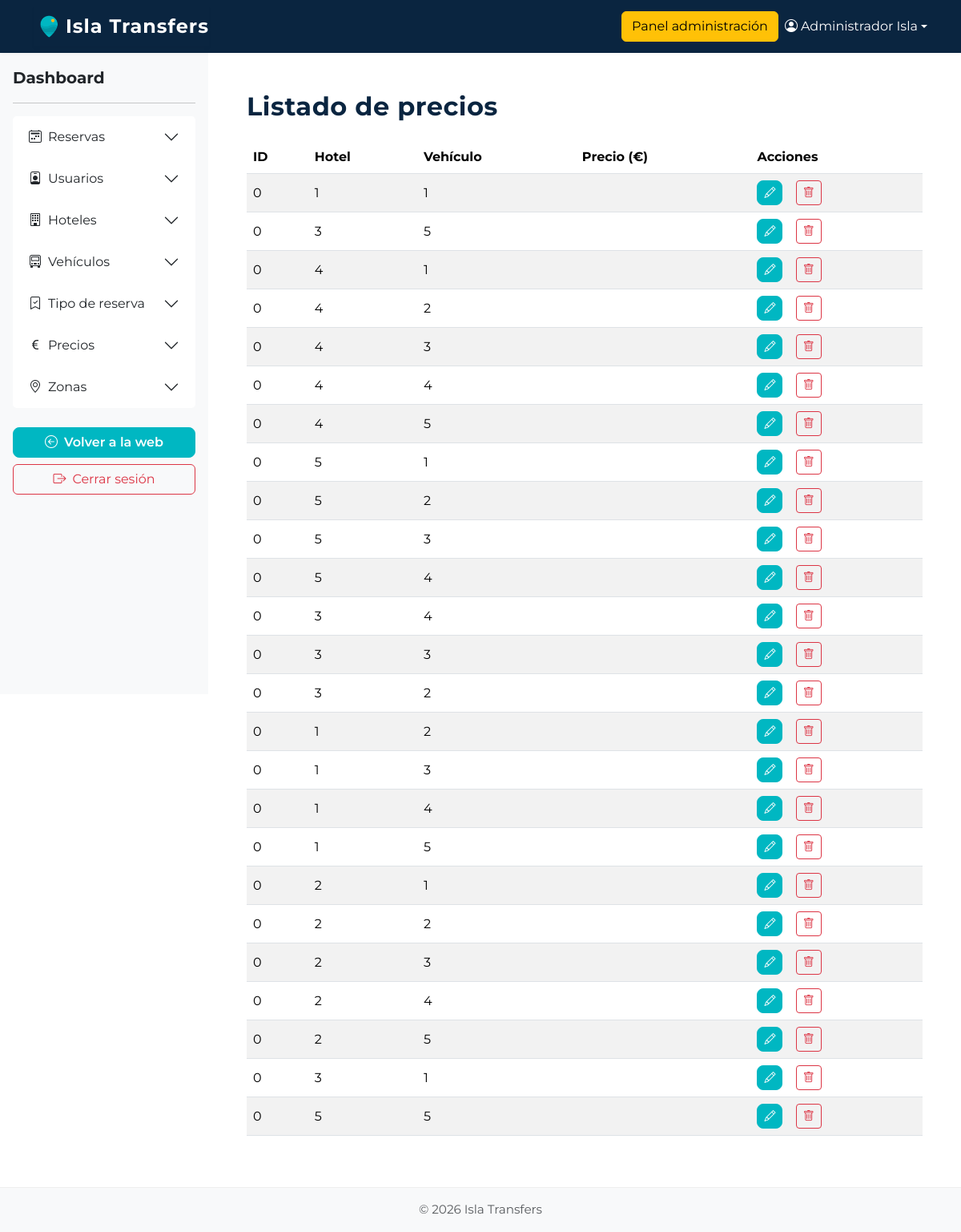
Page /userAdmin/listadoPrecios (signed in) on the earlier database version.
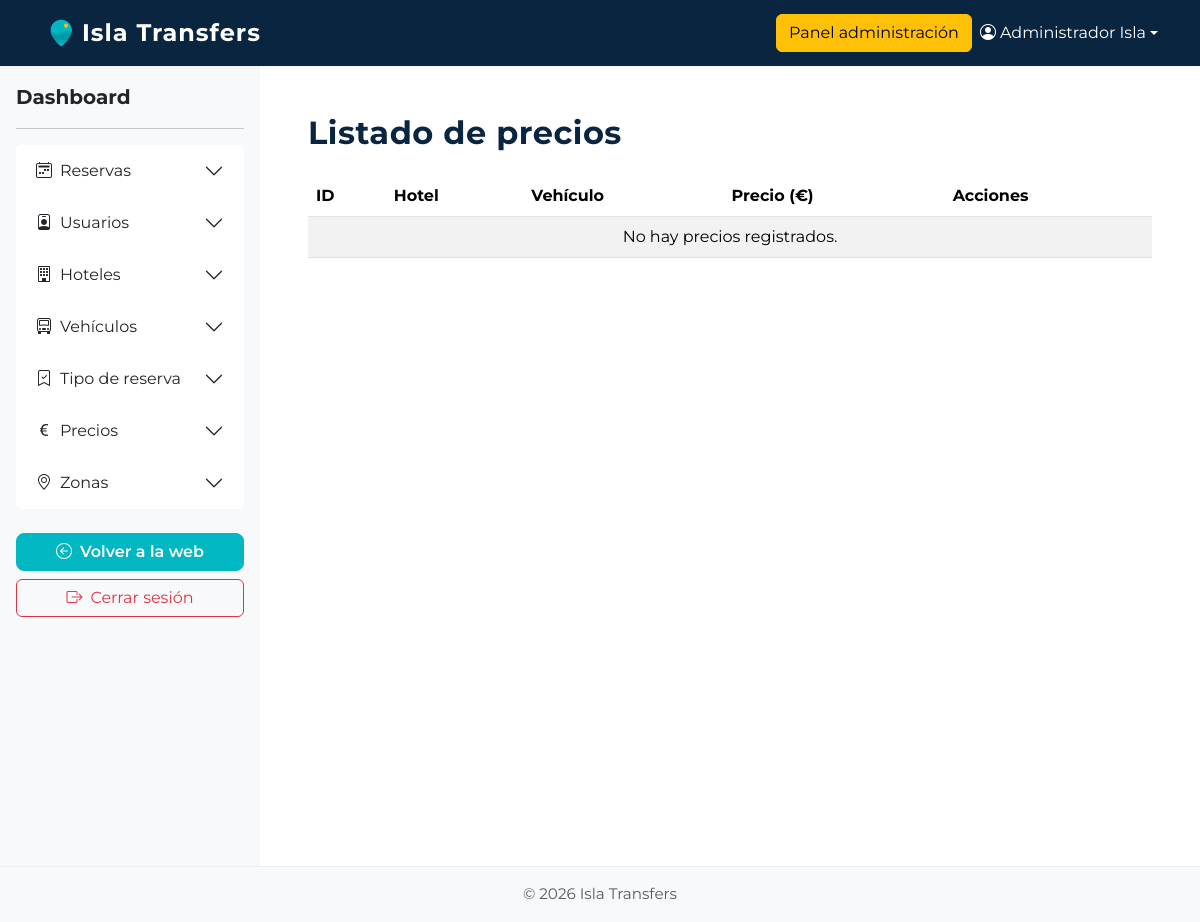
Same page on the later database version.
### tables this page shows
CREATE TABLE `transfer_precios` (
  `id_precios` int(11) NOT NULL,
  `id_vehiculo` int(11) NOT NULL,
  `id_hotel` int(11) NOT NULL,
  `precio` int(11) NOT NULL
);

### core/Controller.php (called while the page is built, shortened)
<?php
class Controller
{
    public function view($view, $data = [])
    {
        extract($data);
        require __DIR__ . "/../app/views/$view.php";
    }
}

### app/controllers/UserAdminController.php (called while the page is built, shortened)
<?php
class UserAdminController extends Controller
{
    public function listadoPrecios()
    {
        $precioModel = $this->model('Precio');
        $precios = $precioModel->getAll();
        $this->view('userAdmin/listadoPrecios', ['precios' => $precios]);
    }
}

### html/index.php (called while the page is built, shortened)
<?php
$router = new Router();
$router->route();

### app/models/Precio.php (called while the page is built, shortened)
<?php
class Precio extends Model
{
    public function getAll()
    {
        $db = $this->db();
        $stmt = $db->query("SELECT * FROM transfer_precios ORDER BY id_precios ASC");
        return $stmt->fetchAll(PDO::FETCH_ASSOC);
    }
}

### app/views/userAdmin/listadoPrecios.php (the view, shortened to what this page needs)
<?php require __DIR__ . '/../components/header.php'; ?>
<?php require __DIR__ . '/../components/navbar.php'; ?>
<div class="d-flex" style="min-height: 100vh;">
    <?php require __DIR__ . '/../components/sidebar.php'; ?>
    <main class="flex-grow-1 p-5">
        <h2 class="mb-4">Listado de precios</h2>
        <table class="table table-striped table-hover align-middle">
            <thead>
                <tr>
                    <th>ID</th>
                    <th>Hotel</th>
                    <th>Vehículo</th>
                    <th>Precio (€)</th>
                    <th>Acciones</th>
                </tr>
            </thead>
            <tbody>
                <?php if (empty($precios)): ?>
                    <tr>
                        <td colspan="5" class="text-center">No hay precios registrados.</td>
                    </tr>
                <?php else: ?>
                    <?php foreach ($precios as $precio): ?>
                        <tr>
                            <td><?= htmlspecialchars($precio['id_precios']) ?></td>
                            <td><?= htmlspecialchars($precio['hotel_nombre'] ?? $precio['id_hotel']) ?></td>
                            <td><?= htmlspecialchars($precio['vehiculo_descripcion'] ?? $precio['id_vehiculo']) ?></td>
                            <td><?= htmlspecialchars($precio['Precio']) ?></td>
                            <td>
                                <a href="/userAdmin/editarPrecio/<?= $precio['id_precios'] ?>" class="btn btn-primary btn-sm me-1" title="Editar">
                                    <i class="bi bi-pencil"></i>
                                </a>
                                <a href="/userAdmin/eliminarPrecio/<?= $precio['id_precios'] ?>"
                                    class="btn btn-outline-danger btn-sm ms-2"
                                    onclick="return confirm('¿Seguro que deseas eliminar este precio?');"
                                    title="Eliminar">
                                    <i class="bi bi-trash"></i>
                                </a>
                            </td>
                        </tr>
                    <?php endforeach; ?>
                <?php endif; ?>
            </tbody>
        </table>
    </main>
</div>
<?php require __DIR__ . '/../components/footer.php'; ?>

Differences in the rows shown:
removed transfer_precios: id_precios "0", id_hotel "1", id_vehiculo "1"
removed transfer_precios: id_precios "0", id_hotel "3", id_vehiculo "5"
removed transfer_precios: id_precios "0", id_hotel "4", id_vehiculo "1"
removed transfer_precios: id_precios "0", id_hotel "4", id_vehiculo "2"
removed transfer_precios: id_precios "0", id_hotel "4", id_vehiculo "3"
removed transfer_precios: id_precios "0", id_hotel "4", id_vehiculo "4"
removed transfer_precios: id_precios "0", id_hotel "4", id_vehiculo "5"
removed transfer_precios: id_precios "0", id_hotel "5", id_vehiculo "1"
removed transfer_precios: id_precios "0", id_hotel "5", id_vehiculo "2"
removed transfer_precios: id_precios "0", id_hotel "5", id_vehiculo "3"
removed transfer_precios: id_precios "0", id_hotel "5", id_vehiculo "4"
removed transfer_precios: id_precios "0", id_hotel "3", id_vehiculo "4"
removed transfer_precios: id_precios "0", id_hotel "3", id_vehiculo "3"
removed transfer_precios: id_precios "0", id_hotel "3", id_vehiculo "2"
removed transfer_precios: id_precios "0", id_hotel "1", id_vehiculo "2"
removed transfer_precios: id_precios "0", id_hotel "1", id_vehiculo "3"
removed transfer_precios: id_precios "0", id_hotel "1", id_vehiculo "4"
removed transfer_precios: id_precios "0", id_hotel "1", id_vehiculo "5"
removed transfer_precios: id_precios "0", id_hotel "2", id_vehiculo "1"
removed transfer_precios: id_precios "0", id_hotel "2", id_vehiculo "2"
removed transfer_precios: id_precios "0", id_hotel "2", id_vehiculo "3"
removed transfer_precios: id_precios "0", id_hotel "2", id_vehiculo "4"
removed transfer_precios: id_precios "0", id_hotel "2", id_vehiculo "5"
removed transfer_precios: id_precios "0", id_hotel "3", id_vehiculo "1"
removed transfer_precios: id_precios "0", id_hotel "5", id_vehiculo "5"
Other differences:
text now shown: "No hay precios registrados."
